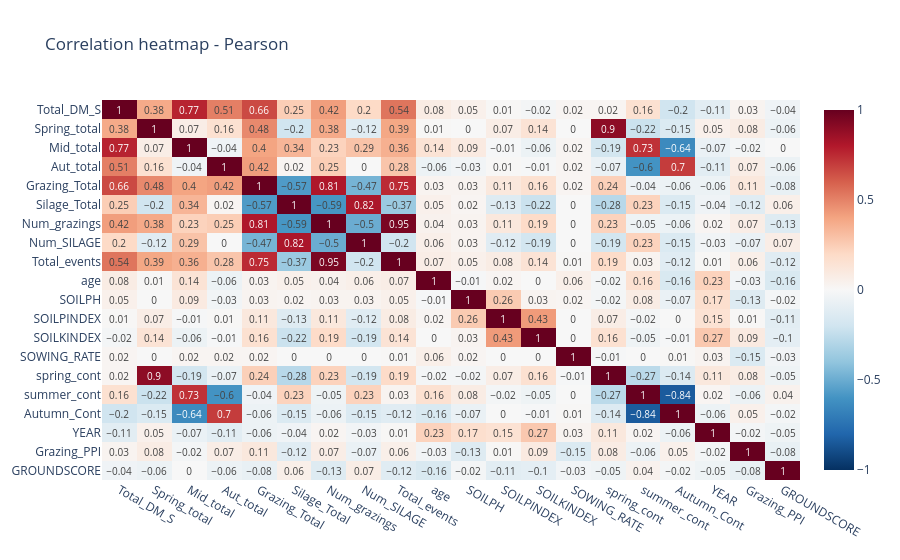

Notebook code cell kept with this figure:
### Markdown cell above
**Summary:** in **spring** well drained paddocks grow the most (1,292 kg DM/ha against 1,067-1,108), while in **mid-season** poorly drained paddocks grow the most (7,699) and moderately drained the least (6,905). These are raw averages from few farms (poorly drained: 20 farms, moderately drained: 32), so they partly reflect where the farms are. About 3.5% of moderately drained records have zero mid-season growth, which looks like a problem with how growth is split between the seasons.

### Code cell
# =============================================================================
# CORRELATIONS
# =============================================================================
section("Correlation heatmap")
# Pearson (linear) and Spearman (monotonic) correlations between numeric columns
num_for_corr = df[all_num_cols + ["YEAR", "Grazing_PPI", "GROUNDSCORE"]]
corr_pearson = num_for_corr.corr(method="pearson")
corr_spearman = num_for_corr.corr(method="spearman")

fig = px.imshow(corr_pearson.round(2), text_auto=True, color_continuous_scale="RdBu_r", zmin=-1, zmax=1,
                aspect="auto", title="Correlation heatmap - Pearson")
save_fig(fig, "08_correlation_pearson", height=1200)
fig.show()
fig = px.imshow(corr_spearman.round(2), text_auto=True, color_continuous_scale="RdBu_r", zmin=-1, zmax=1,
                aspect="auto", title="Correlation heatmap - Spearman")
save_fig(fig, "07_correlation_spearman", height=1200)
fig.show()

for name, corr in [("Pearson", corr_pearson), ("Spearman", corr_spearman)]:
    section(f"Top absolute correlations with Total_DM_S - {name}")
    print(corr[TARGET].drop(TARGET).abs().sort_values(ascending=False).head(12).round(3).to_string())

### Figure 1 — Plotly figure (JSON) as saved in the notebook; plotly's stock layout.template omitted (floating-point values rounded to 4 significant figures; data arrays with more than 128 entries replaced by an {"elided": "..."} marker saying what was removed)
{"data": [{"coloraxis": "coloraxis", "hovertemplate": "x: %{x}<br>y: %{y}<br>color: %{z}<extra></extra>", "name": "0", "texttemplate": "%{z}", "type": "heatmap", "x": ["Total_DM_S", "Spring_total", "Mid_total", "Aut_total", "Grazing_Total", "Silage_Total", "Num_grazings", "Num_SILAGE", "Total_events", "age", "SOILPH", "SOILPINDEX", "SOILKINDEX", "SOWING_RATE", "spring_cont", "summer_cont", "Autumn_Cont", "YEAR", "Grazing_PPI", "GROUNDSCORE"], "xaxis": "x", "y": ["Total_DM_S", "Spring_total", "Mid_total", "Aut_total", "Grazing_Total", "Silage_Total", "Num_grazings", "Num_SILAGE", "Total_events", "age", "SOILPH", "SOILPINDEX", "SOILKINDEX", "SOWING_RATE", "spring_cont", "summer_cont", "Autumn_Cont", "YEAR", "Grazing_PPI", "GROUNDSCORE"], "yaxis": "y", "z": {"elided": "20x20 float values"}}], "layout": {"coloraxis": {"cmax": 1, "cmin": -1, "colorscale": [[0.0, "rgb(5,48,97)"], [0.1, "rgb(33,102,172)"], [0.2, "rgb(67,147,195)"], [0.3, "rgb(146,197,222)"], [0.4, "rgb(209,229,240)"], [0.5, "rgb(247,247,247)"], [0.6, "rgb(253,219,199)"], [0.7, "rgb(244,165,130)"], [0.8, "rgb(214,96,77)"], [0.9, "rgb(178,24,43)"], [1.0, "rgb(103,0,31)"]]}, "title": {"text": "Correlation heatmap - Pearson"}, "xaxis": {"anchor": "y", "domain": [0.0, 1.0]}, "yaxis": {"anchor": "x", "autorange": "reversed", "domain": [0.0, 1.0]}}}
